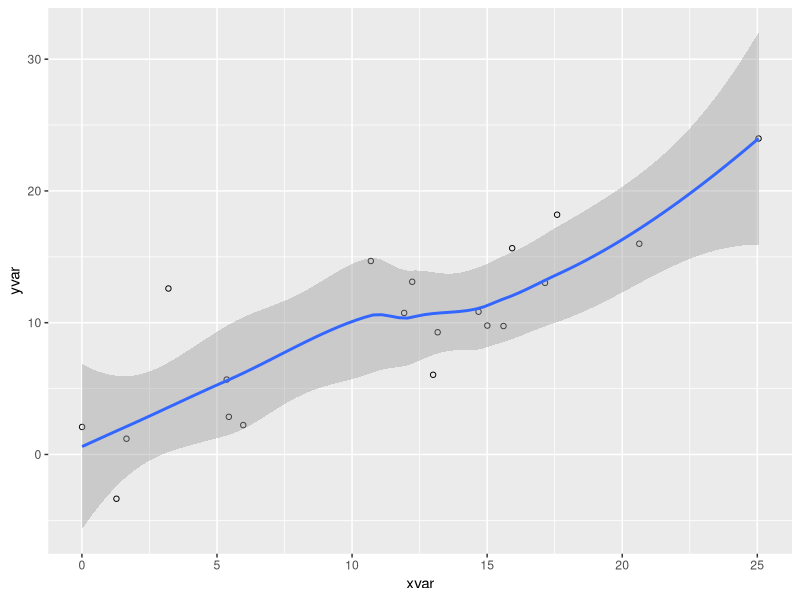

Recreate this plot in R.
## ---- chunk 1
summary(cars)
## ---- chunk 2
#| label: fig-pressure
#| fig-cap: "Pressure"
#| code-fold: true

library(ggplot2)
dat <- data.frame(cond = rep(c("A", "B"), each=10),
                  xvar = 1:20 + rnorm(20,sd=3),
                  yvar = 1:20 + rnorm(20,sd=3))

ggplot(dat, aes(x=xvar, y=yvar)) +
    geom_point(shape=1) + 
    geom_smooth() 
## ---- chunk 3
knitr::kable(head(ggplot2::diamonds))
